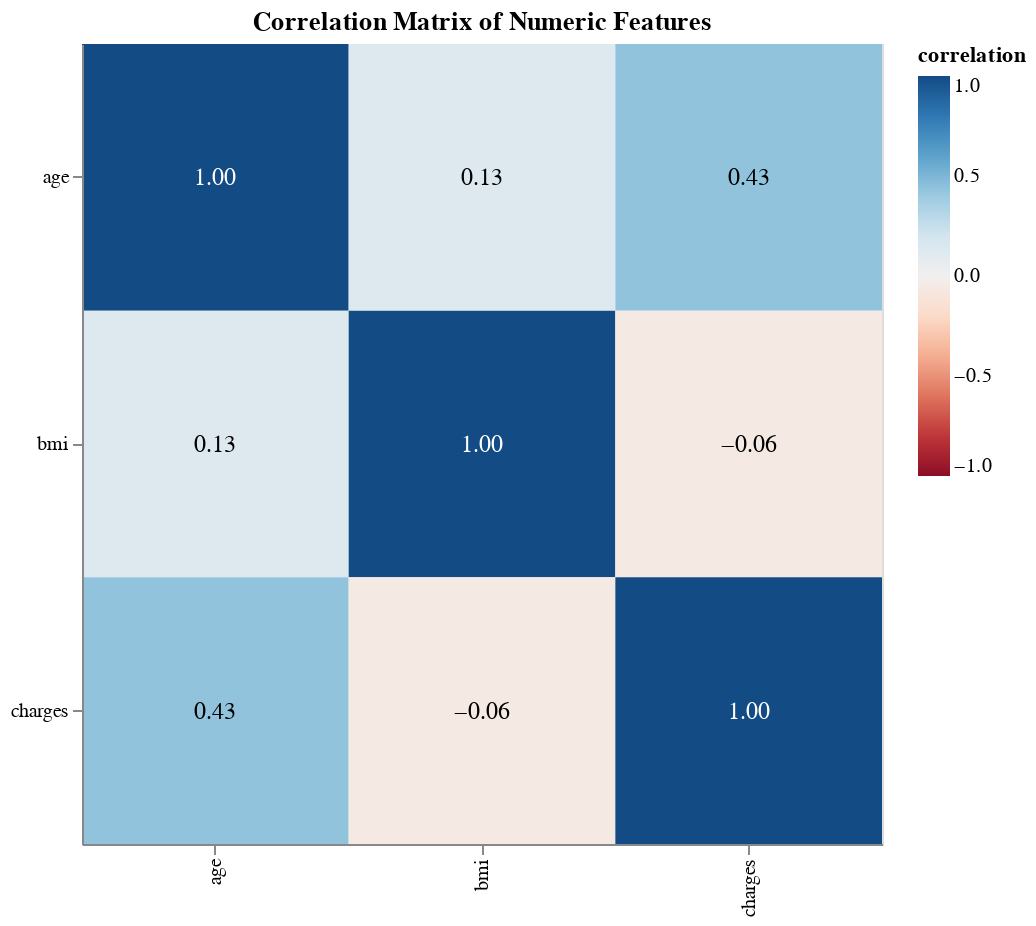

Write notebook code for a chart like this one.
### Markdown cell above
### Heatmap Correlation

### Code cell
corr_df_wide = df_cleaned.select(num_cols).corr()

corr_df_with_names = corr_df_wide.with_columns(
    pl.Series(name="variable_1", values=corr_df_wide.columns)
)

corr_df_long = corr_df_with_names.unpivot(
    index="variable_1",
    variable_name="variable_2",
    value_name="correlation"
)

heatmap = alt.Chart(corr_df_long).mark_rect().encode(
    x=alt.X('variable_1:N', title=None, sort=num_cols),
    y=alt.Y('variable_2:N', title=None, sort=num_cols),
    color=alt.Color('correlation:Q', scale=alt.Scale(scheme='redblue', domain=(-1, 1)))
)

text_labels = heatmap.mark_text(size=12).encode(
    text=alt.Text('correlation:Q', format='.2f'),
    color=alt.condition(
        abs(alt.datum.correlation) > 0.5,
        alt.value('white'),
        alt.value('black')
    )
)

correlation_heatmap = (heatmap + text_labels).properties(
    width=400,
    height=400,
    title="Correlation Matrix of Numeric Features"
)

correlation_heatmap

### Figure 1 — Vega-Lite specification as saved in the notebook (floating-point values rounded to 4 significant figures)
{"config": {"view": {"continuousWidth": 300, "continuousHeight": 300}}, "layer": [{"mark": {"type": "rect"}, "encoding": {"color": {"field": "correlation", "scale": {"domain": [-1, 1], "scheme": "redblue"}, "type": "quantitative"}, "x": {"field": "variable_1", "sort": ["age", "bmi", "charges"], "title": null, "type": "nominal"}, "y": {"field": "variable_2", "sort": ["age", "bmi", "charges"], "title": null, "type": "nominal"}}}, {"mark": {"type": "text", "size": 12}, "encoding": {"color": {"condition": {"test": "(abs(datum.correlation) > 0.5)", "value": "white"}, "value": "black"}, "text": {"field": "correlation", "format": ".2f", "type": "quantitative"}, "x": {"field": "variable_1", "sort": ["age", "bmi", "charges"], "title": null, "type": "nominal"}, "y": {"field": "variable_2", "sort": ["age", "bmi", "charges"], "title": null, "type": "nominal"}}}], "data": {"name": "data-70ff7c33d257e8402f40be4b2ec20b1b"}, "height": 400, "title": "Correlation Matrix of Numeric Features", "width": 400, "$schema": "https://vega.github.io/schema/vega-lite/v5.20.1.json", "datasets": {"data-70ff7c33d257e8402f40be4b2ec20b1b": [{"variable_1": "age", "variable_2": "age", "correlation": 1.0}, {"variable_1": "bmi", "variable_2": "age", "correlation": 0.1327}, {"variable_1": "charges", "variable_2": "age", "correlation": 0.434}, {"variable_1": "age", "variable_2": "bmi", "correlation": 0.1327}, {"variable_1": "bmi", "variable_2": "bmi", "correlation": 1.0}, {"variable_1": "charges", "variable_2": "bmi", "correlation": -0.05592}, {"variable_1": "age", "variable_2": "charges", "correlation": 0.434}, {"variable_1": "bmi", "variable_2": "charges", "correlation": -0.05592}, {"variable_1": "charges", "variable_2": "charges", "correlation": 1.0}]}}
